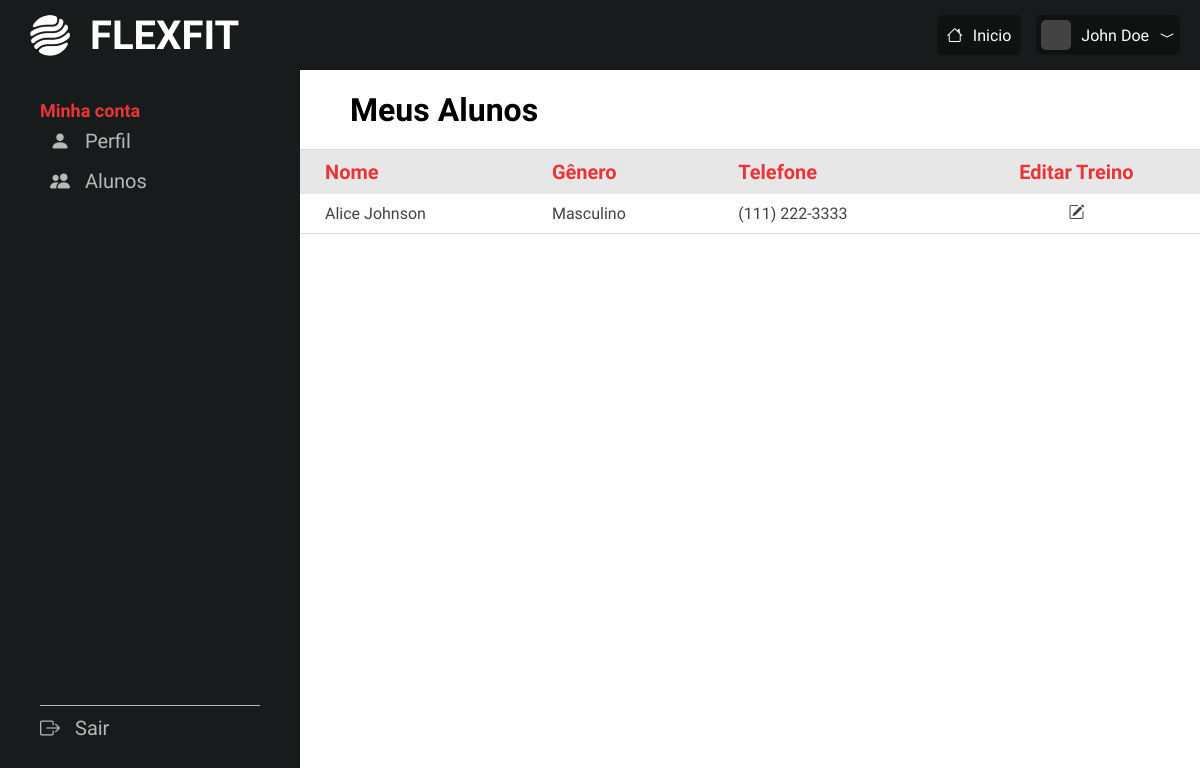
/usuarios/meusalunos.php (signed in), run on the app's committed database.
### tables this page shows
CREATE TABLE alunos(
    al_id INT NOT NULL AUTO_INCREMENT PRIMARY KEY,  
    al_cpf VARCHAR(20) NOT NULL,
    al_dataNasc DATE NOT NULL,
    al_sexo ENUM ('Masculino', 'Feminino', 'Outro') NULL,
    al_endereco VARCHAR(100) NOT NULL,
    al_telefone VARCHAR(14) NOT NULL,
    fk_usu_id INT NOT NULL,
    fk_instr_id INT,
    al_status CHAR(1),

    FOREIGN KEY (fk_usu_id) REFERENCES usuarios(usu_id),
    FOREIGN KEY (fk_instr_id) REFERENCES instrutores(instr_id)
);

CREATE TABLE usuarios(
    usu_id INT NOT NULL AUTO_INCREMENT PRIMARY KEY,
    usu_nome VARCHAR(20) NOT NULL,
    usu_sobrenome VARCHAR(50) NOT NULL,
    usu_email VARCHAR(60) NOT NULL,
    usu_senha VARCHAR(255) NOT NULL,
    usu_funcao CHAR(1),
    usu_img LONGBLOB
);

### usuarios/meusalunos.php (the view, shortened to what this page needs)
<?php
include('usernav.php');
$sql = "SELECT * FROM instrutores WHERE fk_usu_id = $id";
$return = mysqli_query($link, $sql);
while($tbl = mysqli_fetch_array($return)){
    $instr_id = $tbl['instr_id'];
}
$sql = "SELECT * FROM usuarios AS u
        INNER JOIN alunos AS a ON u.usu_id = a.fk_usu_id
        WHERE u.usu_funcao = 'a' AND a.fk_instr_id = $instr_id;";
$resultado = mysqli_query($link, $sql);
?>
<!DOCTYPE html>
<html lang="pt-br">
<head>
    <link rel="stylesheet" href="https://cdn.jsdelivr.net/npm/bootstrap-icons@1.11.3/font/bootstrap-icons.min.css">
    <link rel="stylesheet" href="../css/style.css">
</head>
<body>
    <main class="main-meusalunos">
        <div class="alunos-container">
            <header class="page-header">
                <span class="page-title">Meus Alunos</span>
            </header>
            <div class="listaaluno-container">
            <table>
                <thead>
                    <tr>
                        <th>Nome</th>
                        <th>Gênero</th>
                        <th>Telefone</th>
                        <th class="tools">Editar Treino</th>
                    </tr>
                </thead>
                <tbody>
                <?php
                    while ($tbl = mysqli_fetch_array($resultado)){
                    ?>
                    <tr>
                        <td><?=$tbl['usu_nome']?> <?=$tbl['usu_sobrenome']?></td>
                        <td><?=$tbl['al_sexo']?></td>
                        <td><?=$tbl['al_telefone']?></td>
                        <td class="tools">
                            <a href="editartreino.php?id=<?=$tbl[0]?>"><i class="bi bi-pencil-square"></i></a>
                        </td>
                    </tr>
                    <?php
                    }
                    ?>
                </tbody>
            </table>
            </div>
        </div>
    </main>
</body>
</html>

### css/style.css (style rules this page uses)
* { font-family: "Saira Condensed", sans-serif; margin: 0; padding: 0; text-decoration: none; box-sizing: border-box; list-style: none; scroll-behavior: smooth; }
body { background-color: #E8E7E8; }
.main-meusalunos { height: calc(100vh - 70px); width: calc(100% - 300px); float: right; position: relative; display: flex; justify-content: center; align-items: center; }
.main-meusalunos .alunos-container { background-color: #FFF; height: 100%; width: 100%; display: grid; grid-template-rows: 80px 1fr; }
.main-meusalunos .alunos-container .page-header { border-bottom: 1px solid #dbdad9; padding: 25px 50px; display: flex; align-items: center; }
.main-meusalunos .alunos-container .page-header .page-title { font-size: 32px; font-weight: 600; color: #000; }
.main-meusalunos .listaaluno-container table { width: 100%; border-collapse: collapse; text-align: left; }
.main-meusalunos .listaaluno-container table thead { background-color: #E8E7E8; }
.main-meusalunos .listaaluno-container table thead tr th { padding: 10px 25px; font-size: 20px; color: #E73539; }
.main-meusalunos .listaaluno-container table thead tr .tools { text-align: center; }
.main-meusalunos .listaaluno-container table tbody tr { border-bottom: 1px solid #dbdad9; }
.main-meusalunos .listaaluno-container table tbody tr td { padding: 10px 25px; font-size: 16px; font-weight: 500; color: #424242; }
.main-meusalunos .listaaluno-container table tbody tr .tools { display: flex; justify-content: center; gap: 15px; }
.main-meusalunos .listaaluno-container table tbody tr .tools a { color: #424242; }

### data on the page
alunos: fk_usu.usu_nome "Alice", fk_usu.usu_sobrenome "Johnson", al_sexo "Masculino", al_telefone "(111) 222-3333"

### other printed values
$nome "John"
$sobrenome "Doe"
